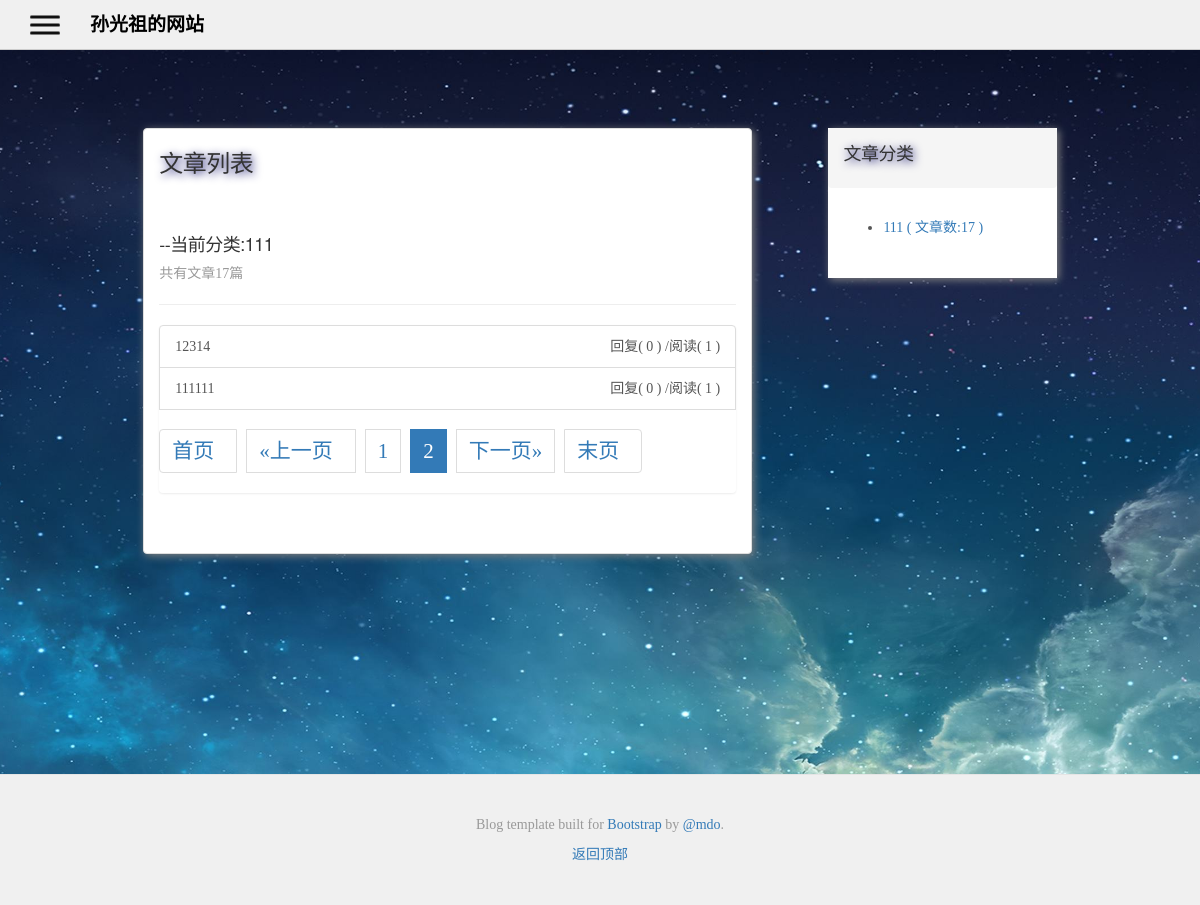
The page /article/articles_with_type/1?page=2 on the database as committed earlier.
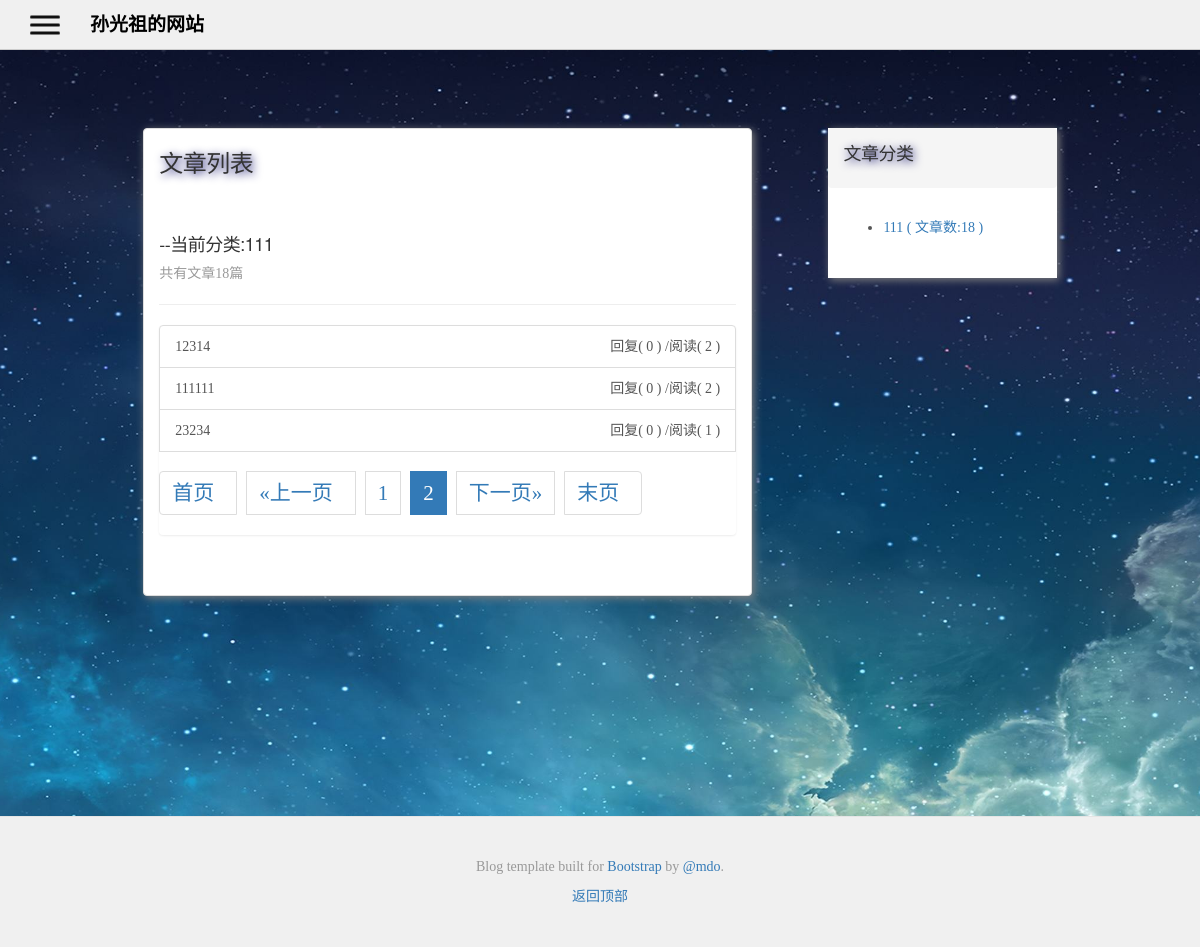
The same page on the database as committed later.
### article/models.py (models this page shows, shortened)
class Article(models.Model):
	title = models.CharField(max_length=50)
	content = RichTextField()
	article_type = models.ForeignKey(ArticleType, on_delete=models.DO_NOTHING)
	author = models.ForeignKey(User, on_delete=models.DO_NOTHING)
	read_count = models.IntegerField(default=0)
	created_time = models.DateTimeField(auto_now_add=True)
	update_time = models.DateTimeField(auto_now=True)
	is_deleted = models.NullBooleanField(default=False)
	class Meta:
		ordering = ['-created_time']

class ArticleType(models.Model):
	type_name = models.CharField(max_length=20)

### article/views.py (the view)
# urls.py: path('articles_with_type/<int:type_id>', articles_with_type, name='articles_with_type'),
def articles_with_type(request, type_id):
	type_name = ArticleType.objects.get(id=type_id).type_name
	articles = Article.objects.filter(article_type=type_id).annotate(comment_num=Count('articlecomment'))
	context = list_display(request, articles, 15)
	context['articles'] = articles
	context['type_name'] = type_name
	context['type_list'] = ArticleType.objects.annotate(article_num=Count('article'))
	response = render(request, "article/articles_with_type.html", context)
	return response

### my_site/common.py (called while the page is built)
def list_display(request, objs, num_per_page):
	page_num = int(request.GET.get('page', 1))
	paginator = Paginator(objs, num_per_page)
	page_now = paginator.get_page(page_num)
	page_count = paginator.num_pages
	if page_num <= 5:
		page_range = list(range(1, min(9, page_count) + 1))
	elif 5 < page_num and page_count <= 9:
		page_range = list(range(1, page_count + 1))
	else:
		page_range = list(range(page_num - 4, min(page_num + 4, page_count + 1)))
	context = dict()
	context['page_now'] = page_now
	context['page_num'] = page_num
	context['page_count'] = page_count
	context['page_range'] = page_range
	return context

### templates/article/articles_with_type.html
{% extends 'base.html' %}
{% block container %}
<div class="col-sm-8 panel panel-default blog-main">
    <div class="blog-header">
        <h3>文章列表</h3>
    </div>
    <div class="blog-post">
        <h4>--当前分类:{{ type_name }}</h4>
        <p class="blog-post-meta">共有文章{{ articles|length }}篇</p>
        <hr>
        <div class="list-group">
            {% for article in page_now %}
            <a class="list-group-item" href="{% url 'article_detail' article.id %}">{{ article.title }}
                <span class="pull-right">阅读( {{ article.read_count }} )</span>
                <span class="pull-right">回复( {{ article.comment_num }} ) / </span></a>
            {% empty %}
            暂无内容
            {% endfor %}
            {% if page_now %}
            {% include 'page_nav.html' %}
            {% endif %}
        </div>
    </div>
</div>
{% include 'article/type_list.html' %}
{% endblock %}

### templates/article/type_list.html (shortened to what this page needs)
<div class="col-sm-3 col-sm-offset-1 blog-sidebar" style="box-shadow: 2px 2px 8px grey; background-color:white;">
    <div class="sidebar-module sidebar-module-inset">
        <h4>文章分类</h4>
    </div>
    <div class="sidebar-module">
        <ul>
            {% for type in type_list %}
            <li><a href="{% url 'articles_with_type' type.id %}">{{ type.type_name }} ( 文章数:{{ type.article_num}} )</a>
            </li>
            {% endfor %}
        </ul>
    </div>
</div>

Rows that differ between the two databases and show on the page:
computed for ArticleType: article_num "17" → "18"
changed Article (number 1 of 3 on the later page): read_count "1" → "2"
changed Article (number 2 of 3 on the later page): read_count "1" → "2"
added Article: title "23234", read_count "1", comment_num "0"
Other text that changed with them:
{{ articles|length }}: "17" → "18"
